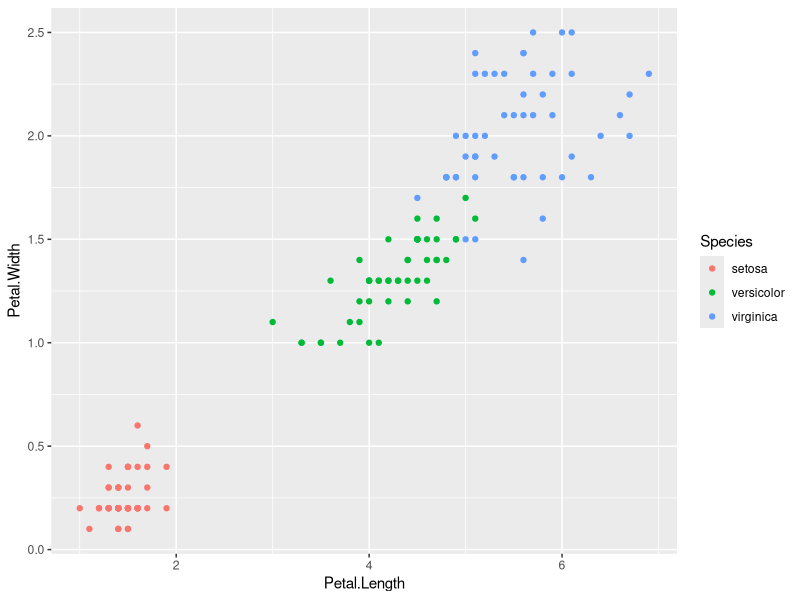
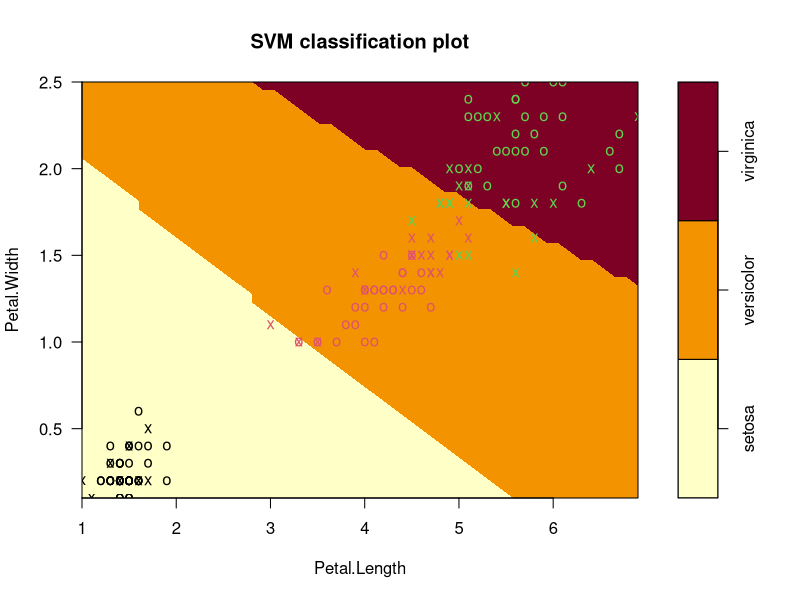
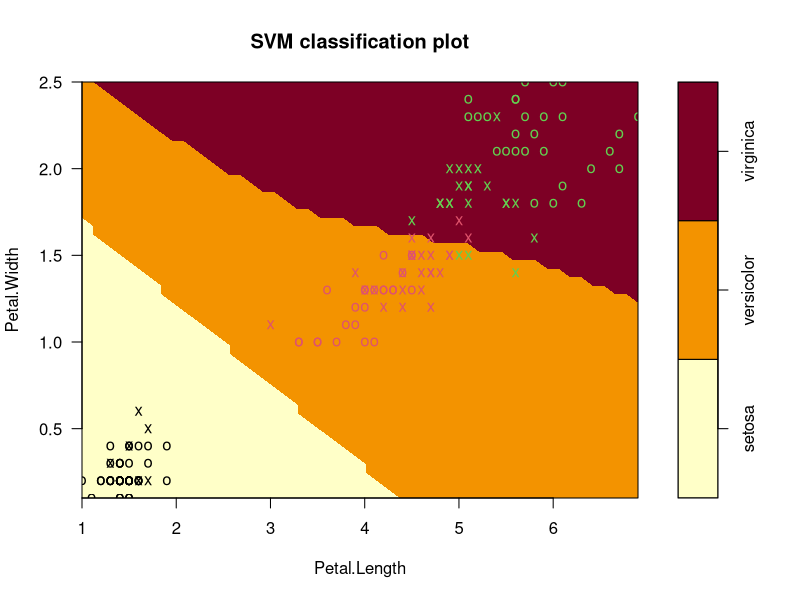
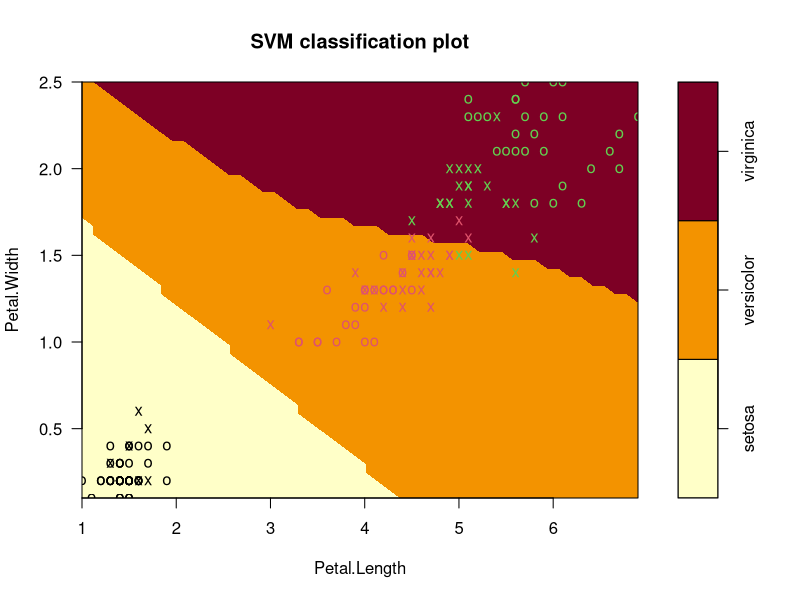

These charts were generated, in order, by the following R code:
# Class work 4/11/2023
#Sonya Khudyakov
# SVM

data('iris')
library(ggplot2)
library(e1071)
head(iris)
qplot(Petal.Length, Petal.Width, data=iris, color = Species)

#SVM Model 1
svm_model1 <- svm(Species~., data=iris) #running the model1
summary(svm_model1) #summary of the model

#plotting the model1
plot(svm_model1, data=iris,
      Petal.Width~Petal.Length, 
      slice = list(Sepal.Width=3, Sepal.Length =4))
#applying the model to predict
pred1 <- predict(svm_model1, iris)

#confusion matrix
table1 <- table(Predicted = pred1, Actual = iris$Species)
table1

#Accuracy score using formula
Model1_accuracyRate = sum(diag(table1))/sum(table1)
Model1_accuracyRate

#Missclassification rate using formula
Model1_MissClassificationRate = 1 - Model1_accuracyRate
Model1_MissClassificationRate
#########################################################################
#SVM Model 2
svm_model2 <- svm(Species~., data=iris,kernel = "polynomial") #running the model2
summary(svm_model2) #summary of the model

#plotting the model2
plot(svm_model2, data=iris, 
     Petal.Width~Petal.Length, 
     slice = list(Sepal.Width=3, Sepal.Length =4))
#applying the model to predict
pred2 <- predict(svm_model2, iris)

#confusion matrix
table2<- table(Predicted = pred2, Actual = iris$Species)
table2

#Accuracy score using formula
Model2_accuracyRate = sum(diag(table2))/sum(table2)
Model2_accuracyRate

#Missclassification rate using formula
Model2_MissClassificationRate = 1 - Model1_accuracyRate
Model2_MissClassificationRate

#########################################################################

#SVM Model 3
svm_model3 <- svm(Species~., data=iris,kernel = "polynomial") #running the model3
summary(svm_model3) #summary of the model

#plotting the model3
plot(svm_model3, data=iris, 
     Petal.Width~Petal.Length, 
     slice = list(Sepal.Width=3, Sepal.Length =4))
#applying the model to predict
pred3 <- predict(svm_model3, iris)

#confusion matrix
table3 <- table(Predicted = pred3, Actual = iris$Species)
table3

#Accuracy score using formula
Model3_accuracyRate = sum(diag(table3))/sum(table3)
Model3_accuracyRate

#Missclassification rate using formula
Model3_MissClassificationRate = 1 - Model3_accuracyRate
Model3_MissClassificationRate
#kernal = polynomial is the worst model 